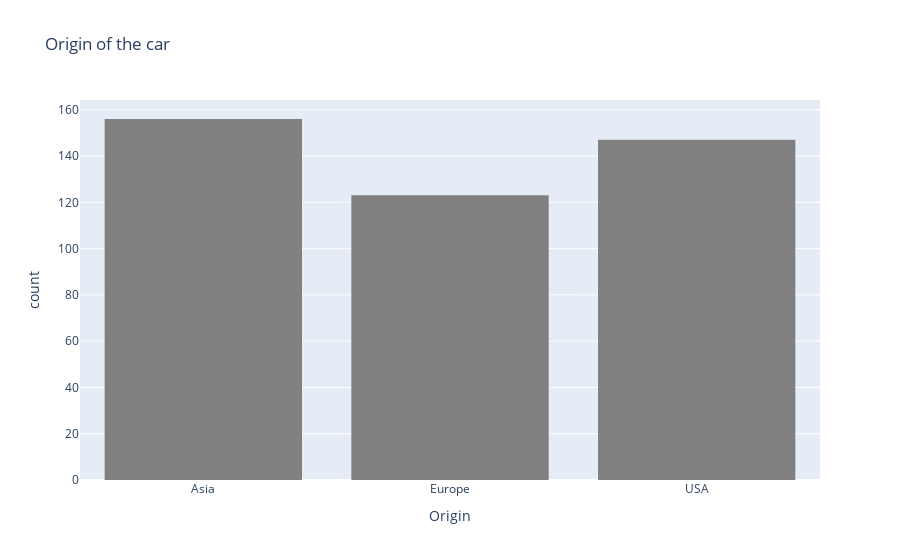

Notebook cell for this chart:
### Markdown cell above
### Origin

### Code cell
fig = px.histogram(df, x="Origin", 
                   title="Origin of the car",
                   color_discrete_sequence=["gray"])

fig.show()

### Figure 1 — Plotly figure (JSON) as saved in the notebook; plotly's stock layout.template omitted (floating-point values rounded to 4 significant figures; data arrays with more than 128 entries replaced by an {"elided": "..."} marker saying what was removed)
{"data": [{"alignmentgroup": "True", "bingroup": "x", "hovertemplate": "Origin=%{x}<br>count=%{y}<extra></extra>", "legendgroup": "", "marker": {"color": "gray", "pattern": {"shape": ""}}, "name": "", "offsetgroup": "", "orientation": "v", "showlegend": false, "type": "histogram", "x": {"elided": "426 str values"}, "xaxis": "x", "yaxis": "y"}], "layout": {"barmode": "relative", "legend": {"tracegroupgap": 0}, "title": {"text": "Origin of the car"}, "xaxis": {"anchor": "y", "domain": [0, 1], "title": {"text": "Origin"}}, "yaxis": {"anchor": "x", "domain": [0, 1], "title": {"text": "count"}}}}
